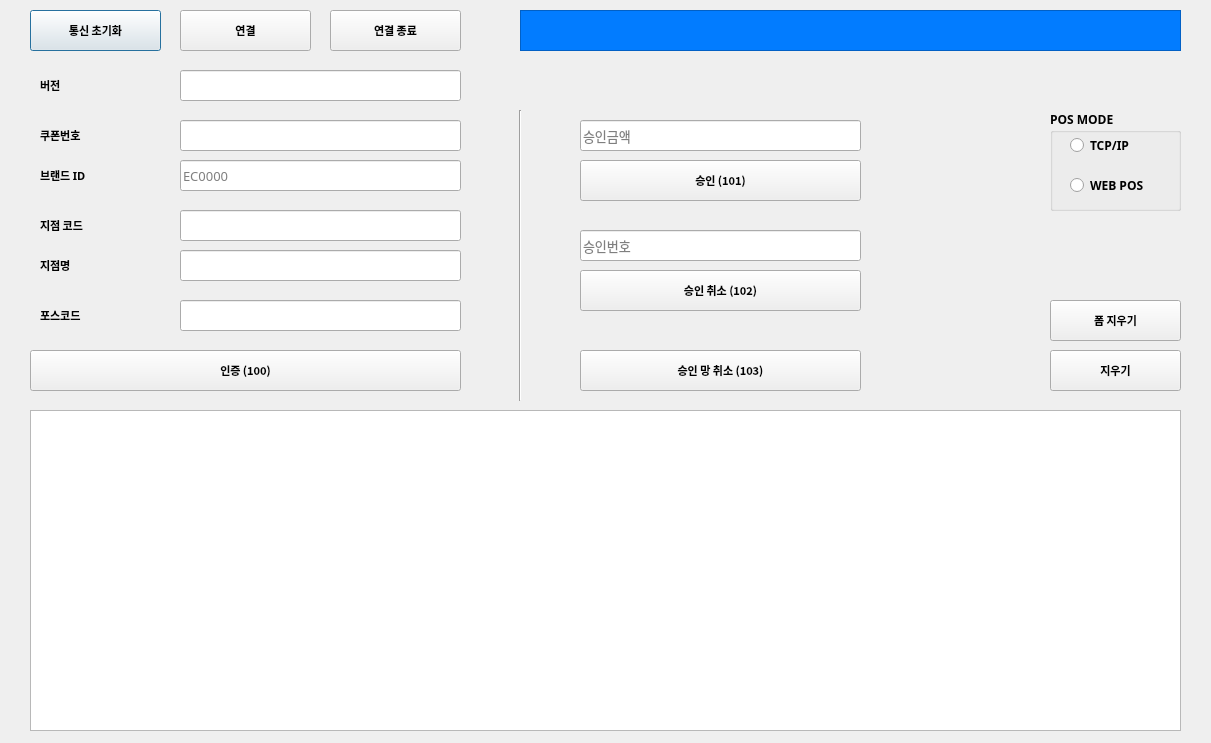
<?xml version="1.0" encoding="UTF-8"?>
<ui version="4.0">
 <class>dialog</class>
 <widget class="QDialog" name="dialog">
  <property name="enabled">
   <bool>true</bool>
  </property>
  <property name="geometry">
   <rect>
    <x>0</x>
    <y>0</y>
    <width>1211</width>
    <height>743</height>
   </rect>
  </property>
  <property name="windowTitle">
   <string>Z_POS_v5</string>
  </property>
  <widget class="QPushButton" name="btn_reset">
   <property name="geometry">
    <rect>
     <x>30</x>
     <y>10</y>
     <width>131</width>
     <height>41</height>
    </rect>
   </property>
   <property name="font">
    <font>
     <family>돋움</family>
     <pointsize>8</pointsize>
     <weight>75</weight>
     <bold>true</bold>
    </font>
   </property>
   <property name="text">
    <string>통신 초기화</string>
   </property>
  </widget>
  <widget class="QPushButton" name="btn_connect">
   <property name="geometry">
    <rect>
     <x>180</x>
     <y>10</y>
     <width>131</width>
     <height>41</height>
    </rect>
   </property>
   <property name="font">
    <font>
     <family>돋움</family>
     <pointsize>8</pointsize>
     <weight>75</weight>
     <bold>true</bold>
    </font>
   </property>
   <property name="text">
    <string>연결</string>
   </property>
  </widget>
  <widget class="QPushButton" name="btn_cert">
   <property name="geometry">
    <rect>
     <x>30</x>
     <y>350</y>
     <width>431</width>
     <height>41</height>
    </rect>
   </property>
   <property name="font">
    <font>
     <family>돋움</family>
     <pointsize>8</pointsize>
     <weight>75</weight>
     <bold>true</bold>
    </font>
   </property>
   <property name="text">
    <string>인증 (100)</string>
   </property>
  </widget>
  <widget class="QLineEdit" name="line_coupon_num">
   <property name="geometry">
    <rect>
     <x>180</x>
     <y>120</y>
     <width>281</width>
     <height>31</height>
    </rect>
   </property>
   <property name="font">
    <font>
     <family>Fira Mono</family>
     <pointsize>10</pointsize>
    </font>
   </property>
   <property name="styleSheet">
    <string notr="true"/>
   </property>
   <property name="maxLength">
    <number>30</number>
   </property>
   <property name="clearButtonEnabled">
    <bool>true</bool>
   </property>
  </widget>
  <widget class="QPushButton" name="btn_approve">
   <property name="geometry">
    <rect>
     <x>580</x>
     <y>160</y>
     <width>281</width>
     <height>41</height>
    </rect>
   </property>
   <property name="font">
    <font>
     <family>돋움</family>
     <pointsize>8</pointsize>
     <weight>75</weight>
     <bold>true</bold>
    </font>
   </property>
   <property name="text">
    <string>승인 (101)</string>
   </property>
  </widget>
  <widget class="QPushButton" name="btn_cancel">
   <property name="geometry">
    <rect>
     <x>580</x>
     <y>270</y>
     <width>281</width>
     <height>41</height>
    </rect>
   </property>
   <property name="font">
    <font>
     <family>돋움</family>
     <pointsize>8</pointsize>
     <weight>75</weight>
     <bold>true</bold>
    </font>
   </property>
   <property name="text">
    <string>승인 취소 (102)</string>
   </property>
  </widget>
  <widget class="QPushButton" name="btn_disconnect">
   <property name="geometry">
    <rect>
     <x>330</x>
     <y>10</y>
     <width>131</width>
     <height>41</height>
    </rect>
   </property>
   <property name="font">
    <font>
     <family>돋움</family>
     <pointsize>8</pointsize>
     <weight>75</weight>
     <bold>true</bold>
    </font>
   </property>
   <property name="text">
    <string>연결 종료</string>
   </property>
  </widget>
  <widget class="QLabel" name="label">
   <property name="geometry">
    <rect>
     <x>40</x>
     <y>120</y>
     <width>81</width>
     <height>31</height>
    </rect>
   </property>
   <property name="font">
    <font>
     <family>돋움</family>
     <pointsize>8</pointsize>
     <weight>75</weight>
     <bold>true</bold>
    </font>
   </property>
   <property name="cursor">
    <cursorShape>ArrowCursor</cursorShape>
   </property>
   <property name="text">
    <string>쿠폰번호</string>
   </property>
  </widget>
  <widget class="QTextBrowser" name="text_browser">
   <property name="geometry">
    <rect>
     <x>30</x>
     <y>410</y>
     <width>1151</width>
     <height>321</height>
    </rect>
   </property>
   <property name="font">
    <font>
     <family>D2Coding</family>
     <pointsize>8</pointsize>
    </font>
   </property>
  </widget>
  <widget class="QLineEdit" name="line_exchange_id">
   <property name="geometry">
    <rect>
     <x>180</x>
     <y>160</y>
     <width>281</width>
     <height>31</height>
    </rect>
   </property>
   <property name="font">
    <font>
     <family>Fira Mono</family>
     <pointsize>10</pointsize>
    </font>
   </property>
   <property name="maxLength">
    <number>6</number>
   </property>
   <property name="placeholderText">
    <string>EC0000</string>
   </property>
   <property name="clearButtonEnabled">
    <bool>true</bool>
   </property>
  </widget>
  <widget class="QLineEdit" name="line_branch_code">
   <property name="geometry">
    <rect>
     <x>180</x>
     <y>210</y>
     <width>281</width>
     <height>31</height>
    </rect>
   </property>
   <property name="font">
    <font>
     <family>Fira Mono</family>
     <pointsize>10</pointsize>
    </font>
   </property>
   <property name="maxLength">
    <number>10</number>
   </property>
   <property name="clearButtonEnabled">
    <bool>true</bool>
   </property>
  </widget>
  <widget class="QLineEdit" name="line_branch_name">
   <property name="geometry">
    <rect>
     <x>180</x>
     <y>250</y>
     <width>281</width>
     <height>31</height>
    </rect>
   </property>
   <property name="font">
    <font>
     <family>Fira Mono</family>
     <pointsize>10</pointsize>
    </font>
   </property>
   <property name="maxLength">
    <number>30</number>
   </property>
   <property name="clearButtonEnabled">
    <bool>true</bool>
   </property>
  </widget>
  <widget class="QLabel" name="label_2">
   <property name="geometry">
    <rect>
     <x>40</x>
     <y>160</y>
     <width>81</width>
     <height>31</height>
    </rect>
   </property>
   <property name="font">
    <font>
     <family>돋움</family>
     <pointsize>8</pointsize>
     <weight>75</weight>
     <bold>true</bold>
    </font>
   </property>
   <property name="text">
    <string>브랜드 ID</string>
   </property>
  </widget>
  <widget class="QLabel" name="label_3">
   <property name="geometry">
    <rect>
     <x>40</x>
     <y>210</y>
     <width>81</width>
     <height>31</height>
    </rect>
   </property>
   <property name="font">
    <font>
     <family>돋움</family>
     <pointsize>8</pointsize>
     <weight>75</weight>
     <bold>true</bold>
    </font>
   </property>
   <property name="text">
    <string>지점 코드</string>
   </property>
  </widget>
  <widget class="QLabel" name="label_4">
   <property name="geometry">
    <rect>
     <x>40</x>
     <y>250</y>
     <width>81</width>
     <height>31</height>
    </rect>
   </property>
   <property name="font">
    <font>
     <family>돋움</family>
     <pointsize>8</pointsize>
     <weight>75</weight>
     <bold>true</bold>
    </font>
   </property>
   <property name="text">
    <string>지점명</string>
   </property>
  </widget>
  <widget class="QPushButton" name="btn_clear">
   <property name="geometry">
    <rect>
     <x>1050</x>
     <y>350</y>
     <width>131</width>
     <height>41</height>
    </rect>
   </property>
   <property name="font">
    <font>
     <family>돋움</family>
     <pointsize>8</pointsize>
     <weight>75</weight>
     <bold>true</bold>
    </font>
   </property>
   <property name="text">
    <string>지우기</string>
   </property>
  </widget>
  <widget class="QLineEdit" name="line_coupon_use_amt">
   <property name="geometry">
    <rect>
     <x>580</x>
     <y>120</y>
     <width>281</width>
     <height>31</height>
    </rect>
   </property>
   <property name="font">
    <font>
     <family>Fira Mono</family>
     <pointsize>10</pointsize>
    </font>
   </property>
   <property name="maxLength">
    <number>6</number>
   </property>
   <property name="placeholderText">
    <string>승인금액</string>
   </property>
   <property name="clearButtonEnabled">
    <bool>true</bool>
   </property>
  </widget>
  <widget class="QLineEdit" name="line_admit_num">
   <property name="geometry">
    <rect>
     <x>580</x>
     <y>230</y>
     <width>281</width>
     <height>31</height>
    </rect>
   </property>
   <property name="font">
    <font>
     <family>Fira Mono</family>
     <pointsize>10</pointsize>
    </font>
   </property>
   <property name="maxLength">
    <number>30</number>
   </property>
   <property name="placeholderText">
    <string>승인번호</string>
   </property>
   <property name="clearButtonEnabled">
    <bool>true</bool>
   </property>
  </widget>
  <widget class="QLineEdit" name="line_pos_code">
   <property name="geometry">
    <rect>
     <x>180</x>
     <y>300</y>
     <width>281</width>
     <height>31</height>
    </rect>
   </property>
   <property name="font">
    <font>
     <family>Fira Mono</family>
     <pointsize>10</pointsize>
    </font>
   </property>
   <property name="text">
    <string/>
   </property>
   <property name="maxLength">
    <number>11</number>
   </property>
   <property name="clearButtonEnabled">
    <bool>true</bool>
   </property>
  </widget>
  <widget class="QLabel" name="label_5">
   <property name="geometry">
    <rect>
     <x>40</x>
     <y>300</y>
     <width>81</width>
     <height>31</height>
    </rect>
   </property>
   <property name="font">
    <font>
     <family>돋움</family>
     <pointsize>8</pointsize>
     <weight>75</weight>
     <bold>true</bold>
    </font>
   </property>
   <property name="text">
    <string>포스코드</string>
   </property>
  </widget>
  <widget class="QPushButton" name="btn_net_cancel">
   <property name="enabled">
    <bool>true</bool>
   </property>
   <property name="geometry">
    <rect>
     <x>580</x>
     <y>350</y>
     <width>281</width>
     <height>41</height>
    </rect>
   </property>
   <property name="font">
    <font>
     <family>돋움</family>
     <pointsize>8</pointsize>
     <weight>75</weight>
     <bold>true</bold>
    </font>
   </property>
   <property name="text">
    <string>승인 망 취소 (103)</string>
   </property>
  </widget>
  <widget class="Line" name="line">
   <property name="geometry">
    <rect>
     <x>510</x>
     <y>110</y>
     <width>20</width>
     <height>291</height>
    </rect>
   </property>
   <property name="orientation">
    <enum>Qt::Vertical</enum>
   </property>
  </widget>
  <widget class="QPushButton" name="btn_form_clear">
   <property name="geometry">
    <rect>
     <x>1050</x>
     <y>300</y>
     <width>131</width>
     <height>41</height>
    </rect>
   </property>
   <property name="font">
    <font>
     <family>돋움</family>
     <pointsize>8</pointsize>
     <weight>75</weight>
     <bold>true</bold>
    </font>
   </property>
   <property name="text">
    <string>폼 지우기</string>
   </property>
  </widget>
  <widget class="QFrame" name="service_type_label">
   <property name="geometry">
    <rect>
     <x>520</x>
     <y>10</y>
     <width>661</width>
     <height>41</height>
    </rect>
   </property>
   <property name="styleSheet">
    <string notr="true">background-color: rgb(2, 124, 255);</string>
   </property>
   <property name="frameShape">
    <enum>QFrame::StyledPanel</enum>
   </property>
   <property name="frameShadow">
    <enum>QFrame::Raised</enum>
   </property>
  </widget>
  <widget class="QRadioButton" name="radio_tcp">
   <property name="geometry">
    <rect>
     <x>1070</x>
     <y>130</y>
     <width>91</width>
     <height>31</height>
    </rect>
   </property>
   <property name="font">
    <font>
     <family>돋움</family>
     <weight>75</weight>
     <bold>true</bold>
    </font>
   </property>
   <property name="text">
    <string>TCP/IP</string>
   </property>
  </widget>
  <widget class="QRadioButton" name="radio_web">
   <property name="geometry">
    <rect>
     <x>1070</x>
     <y>170</y>
     <width>91</width>
     <height>31</height>
    </rect>
   </property>
   <property name="font">
    <font>
     <family>돋움</family>
     <weight>75</weight>
     <bold>true</bold>
    </font>
   </property>
   <property name="text">
    <string>WEB POS</string>
   </property>
  </widget>
  <widget class="QGroupBox" name="groupPosMode">
   <property name="geometry">
    <rect>
     <x>1050</x>
     <y>110</y>
     <width>131</width>
     <height>101</height>
    </rect>
   </property>
   <property name="font">
    <font>
     <family>돋움</family>
     <weight>75</weight>
     <bold>true</bold>
    </font>
   </property>
   <property name="title">
    <string>POS MODE</string>
   </property>
  </widget>
  <widget class="QLineEdit" name="line_version">
   <property name="geometry">
    <rect>
     <x>180</x>
     <y>70</y>
     <width>281</width>
     <height>31</height>
    </rect>
   </property>
   <property name="font">
    <font>
     <family>Fira Mono</family>
     <pointsize>10</pointsize>
    </font>
   </property>
   <property name="styleSheet">
    <string notr="true"/>
   </property>
   <property name="maxLength">
    <number>30</number>
   </property>
   <property name="clearButtonEnabled">
    <bool>false</bool>
   </property>
  </widget>
  <widget class="QLabel" name="label_6">
   <property name="geometry">
    <rect>
     <x>40</x>
     <y>70</y>
     <width>81</width>
     <height>31</height>
    </rect>
   </property>
   <property name="font">
    <font>
     <family>돋움</family>
     <pointsize>8</pointsize>
     <weight>75</weight>
     <bold>true</bold>
    </font>
   </property>
   <property name="cursor">
    <cursorShape>ArrowCursor</cursorShape>
   </property>
   <property name="text">
    <string>버전</string>
   </property>
  </widget>
  <zorder>groupPosMode</zorder>
  <zorder>btn_connect</zorder>
  <zorder>btn_cert</zorder>
  <zorder>line_coupon_num</zorder>
  <zorder>btn_approve</zorder>
  <zorder>btn_cancel</zorder>
  <zorder>btn_disconnect</zorder>
  <zorder>label</zorder>
  <zorder>text_browser</zorder>
  <zorder>line_exchange_id</zorder>
  <zorder>line_branch_code</zorder>
  <zorder>line_branch_name</zorder>
  <zorder>label_2</zorder>
  <zorder>label_3</zorder>
  <zorder>label_4</zorder>
  <zorder>btn_clear</zorder>
  <zorder>line_coupon_use_amt</zorder>
  <zorder>line_admit_num</zorder>
  <zorder>btn_reset</zorder>
  <zorder>line_pos_code</zorder>
  <zorder>label_5</zorder>
  <zorder>btn_net_cancel</zorder>
  <zorder>line</zorder>
  <zorder>btn_form_clear</zorder>
  <zorder>service_type_label</zorder>
  <zorder>radio_web</zorder>
  <zorder>radio_tcp</zorder>
  <zorder>line_version</zorder>
  <zorder>label_6</zorder>
 </widget>
 <tabstops>
  <tabstop>btn_reset</tabstop>
  <tabstop>btn_connect</tabstop>
  <tabstop>btn_disconnect</tabstop>
  <tabstop>line_coupon_num</tabstop>
  <tabstop>line_exchange_id</tabstop>
  <tabstop>line_branch_code</tabstop>
  <tabstop>line_branch_name</tabstop>
  <tabstop>line_pos_code</tabstop>
  <tabstop>btn_cert</tabstop>
  <tabstop>line_coupon_use_amt</tabstop>
  <tabstop>btn_approve</tabstop>
  <tabstop>line_admit_num</tabstop>
  <tabstop>btn_cancel</tabstop>
  <tabstop>btn_net_cancel</tabstop>
  <tabstop>text_browser</tabstop>
  <tabstop>btn_form_clear</tabstop>
  <tabstop>btn_clear</tabstop>
 </tabstops>
 <resources/>
 <connections/>
</ui>
